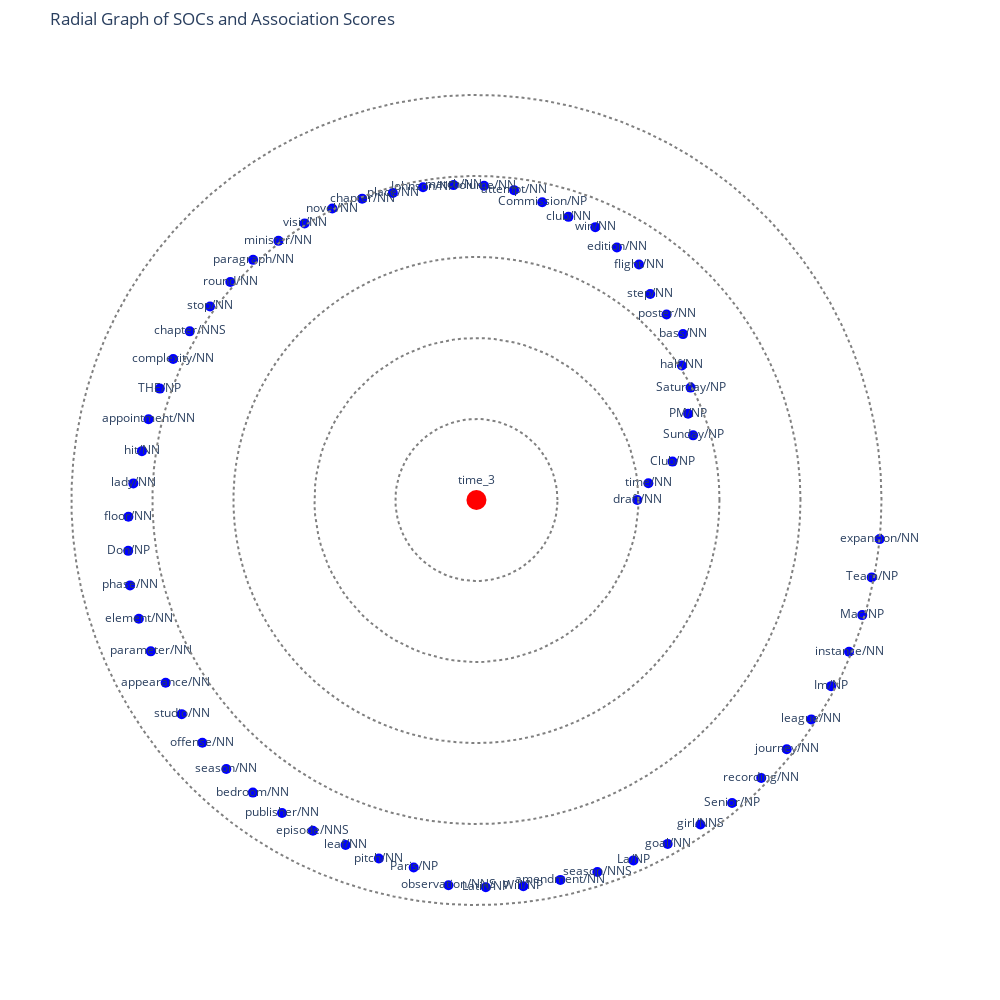

Notebook cell for this chart:
### Code cell
# Top n SOCs
n = 65
analyser.soc_dist_vis(n, sub_SenSOC, output_folder)
